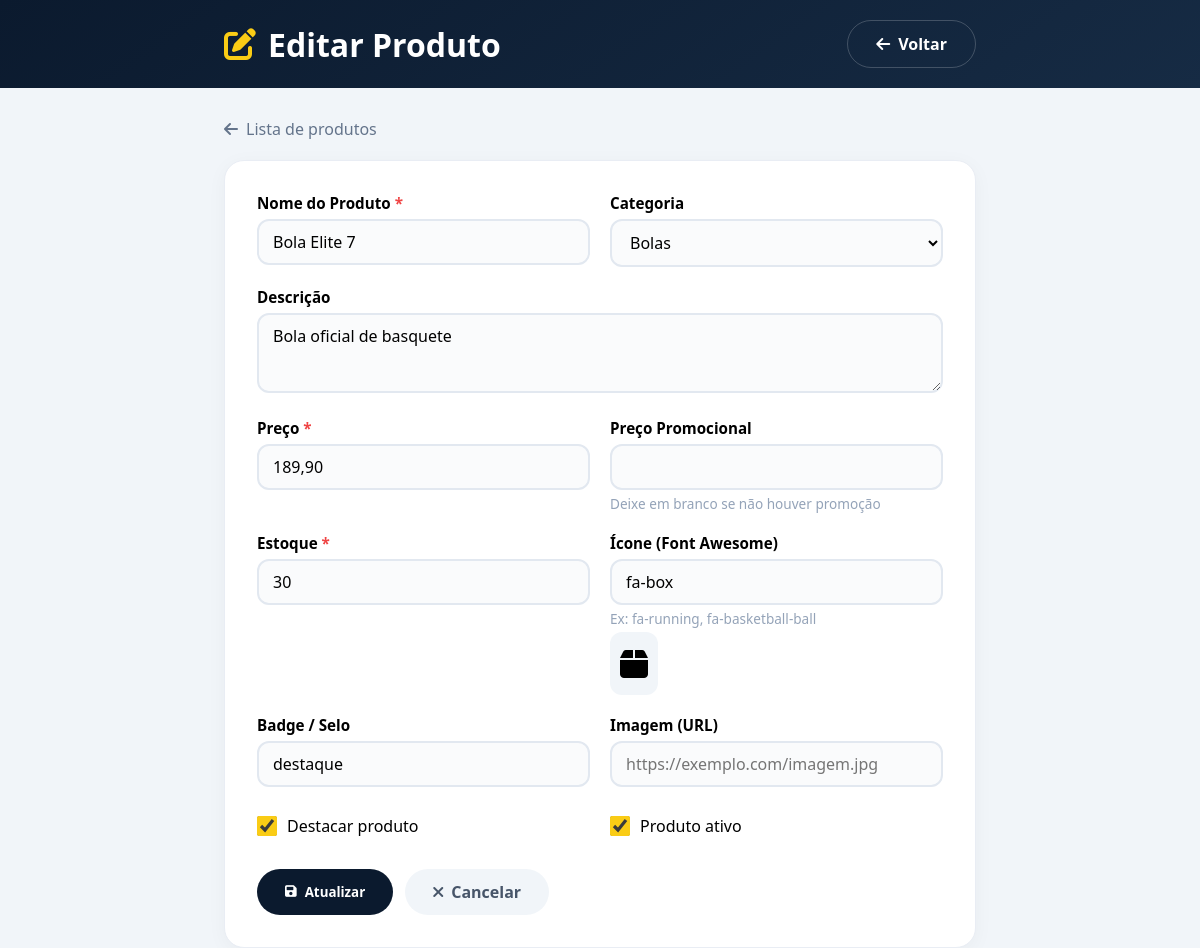
The page /admin/produto-editar.php?id=2 on the database its author committed.
### tables this page shows
CREATE TABLE `produtos` (
  `id` int(11) NOT NULL,
  `categoria_id` int(11) DEFAULT NULL,
  `nome` varchar(200) NOT NULL,
  `descricao` text DEFAULT NULL,
  `preco` decimal(10,2) NOT NULL,
  `preco_promocional` decimal(10,2) DEFAULT NULL,
  `estoque` int(11) DEFAULT 0,
  `imagem` varchar(255) DEFAULT NULL,
  `icone` varchar(50) DEFAULT NULL,
  `badge` varchar(50) DEFAULT NULL,
  `destaque` tinyint(1) DEFAULT 0,
  `ativo` tinyint(1) DEFAULT 1,
  `created_at` timestamp NOT NULL DEFAULT current_timestamp(),
  `updated_at` timestamp NOT NULL DEFAULT current_timestamp() ON UPDATE current_timestamp()
);

CREATE TABLE `categorias` (
  `id` int(11) NOT NULL,
  `nome` varchar(100) NOT NULL,
  `descricao` text DEFAULT NULL,
  `icone` varchar(50) DEFAULT NULL,
  `created_at` timestamp NOT NULL DEFAULT current_timestamp(),
  `updated_at` timestamp NOT NULL DEFAULT current_timestamp() ON UPDATE current_timestamp()
);

### config/database.php (called while the page is built, shortened)
<?php
class Database {
    private static $instance = null;
    private $connection;
    private $host = 'localhost';
    private $dbname = 'nicolas_esportes';
    private $username = 'root';
    private $password = '';
    private function __construct() {
        try {
            $this->connection = new PDO(
                "mysql:host={$this->host};dbname={$this->dbname};charset=utf8mb4",
                $this->username,
                $this->password,
                [
                    PDO::ATTR_ERRMODE => PDO::ERRMODE_EXCEPTION,
                    PDO::ATTR_DEFAULT_FETCH_MODE => PDO::FETCH_ASSOC,
                    PDO::ATTR_EMULATE_PREPARES => false
                ]
            );
        } catch (PDOException $e) {
            die("Erro de conexão: " . $e->getMessage());
        }
    }
    public static function getInstance() {
        if (self::$instance === null) {
            self::$instance = new self();
        }
        return self::$instance;
    }
    public function prepare($sql) {
        return $this->connection->prepare($sql);
    }
}

### models/Product.php (called while the page is built, shortened)
<?php
require_once __DIR__ . '/../config/database.php';
class Product {
    private $db;
    public function __construct() {
        $this->db = Database::getInstance();
    }
    public function findById($id) {
        $sql = "SELECT p.*, c.nome as categoria_nome
                FROM produtos p
                LEFT JOIN categorias c ON p.categoria_id = c.id
                WHERE p.id = :id";
        $stmt = $this->db->prepare($sql);
        $stmt->execute(['id' => $id]);
        return $stmt->fetch();
    }
    public function getCategorias() {
        $sql = "SELECT * FROM categorias ORDER BY nome";
        $stmt = $this->db->prepare($sql);
        $stmt->execute();
        return $stmt->fetchAll();
    }
}

### admin/produto-editar.php (the view, shortened to what this page needs)
<?php
require_once __DIR__ . '../models/Product.php';
$productModel = new Product();
$id = isset($_GET['id']) ? (int)$_GET['id'] : 0;
$product = $productModel->findById($id);
$categorias = $productModel->getCategorias();
?>
<!DOCTYPE html>
<html lang="pt-BR">
<head>
    <link rel="stylesheet" href="https://cdnjs.cloudflare.com/ajax/libs/font-awesome/6.0.0-beta3/css/all.min.css">
</head>
<body>
    <div class="header">
        <div class="container header-content">
            <h1><i class="fas fa-edit"></i> Editar Produto</h1>
            <a href="produtos.php" class="btn" style="background: transparent; color: white; border: 1px solid rgba(255,255,255,0.2);">
                <i class="fas fa-arrow-left"></i> Voltar
            </a>
        </div>
    </div>
    <div class="container">
        <a href="produtos.php" class="back-link"><i class="fas fa-arrow-left"></i> Lista de produtos</a>
        <div class="card">
            <form method="POST">
                <div class="form-row">
                    <div class="form-group">
                        <label>Nome do Produto <span class="required">*</span></label>
                        <input type="text" name="nome" required value="<?= htmlspecialchars($product['nome']) ?>">
                    </div>
                    <div class="form-group">
                        <label>Categoria</label>
                        <select name="categoria_id">
                            <?php foreach ($categorias as $cat): ?>
                                <option value="<?= $cat['id'] ?>" <?= $product['categoria_id'] == $cat['id'] ? 'selected' : '' ?>>
                                    <?= htmlspecialchars($cat['nome']) ?>
                                </option>
                            <?php endforeach; ?>
                        </select>
                    </div>
                </div>
                <div class="form-group">
                    <label>Descrição</label>
                    <textarea name="descricao" placeholder="Descreva o produto..."><?= htmlspecialchars($product['descricao']) ?></textarea>
                </div>
                <div class="form-row">
                    <div class="form-group">
                        <label>Preço <span class="required">*</span></label>
                        <input type="text" name="preco" required value="<?= number_format($product['preco'], 2, ',', '.') ?>">
                    </div>
                    <div class="form-group">
                        <label>Preço Promocional</label>
                        <input type="text" name="preco_promocional" value="<?= $product['preco_promocional'] ? number_format($product['preco_promocional'], 2, ',', '.') : '' ?>">
                        <div class="help-text">Deixe em branco se não houver promoção</div>
                    </div>
                </div>
                <div class="form-row">
                    <div class="form-group">
                        <label>Estoque <span class="required">*</span></label>
                        <input type="number" name="estoque" required value="<?= $product['estoque'] ?>">
                    </div>
                    <div class="form-group">
                        <label>Ícone (Font Awesome)</label>
                        <input type="text" name="icone" placeholder="fa-running" value="<?= htmlspecialchars($product['icone'] ?? 'fa-box') ?>">
                        <div class="help-text">Ex: fa-running, fa-basketball-ball</div>
                        <div class="preview-icon">
                            <i class="fas <?= htmlspecialchars($product['icone'] ?? 'fa-box') ?>"></i>
                        </div>
                    </div>
                </div>
                <div class="form-row">
                    <div class="form-group">
                        <label>Badge / Selo</label>
                        <input type="text" name="badge" placeholder="novo, oferta, destaque" value="<?= htmlspecialchars($product['badge'] ?? '') ?>">
                    </div>
                    <div class="form-group">
                        <label>Imagem (URL)</label>
                        <input type="text" name="imagem" placeholder="https://exemplo.com/imagem.jpg" value="<?= htmlspecialchars($product['imagem'] ?? '') ?>">
                    </div>
                </div>
                <div class="form-row">
                    <div class="checkbox-group">
                        <input type="checkbox" name="destaque" value="1" <?= $product['destaque'] ? 'checked' : '' ?>>
                        <label style="font-weight: 500;">Destacar produto</label>
                    </div>
                    <div class="checkbox-group">
                        <input type="checkbox" name="ativo" value="1" <?= $product['ativo'] ? 'checked' : '' ?>>
                        <label style="font-weight: 500;">Produto ativo</label>
                    </div>
                </div>
                <div class="btn-group">
                    <button type="submit" class="btn btn-primary"><i class="fas fa-save"></i> Atualizar</button>
                    <a href="produtos.php" class="btn btn-secondary"><i class="fas fa-times"></i> Cancelar</a>
                </div>
            </form>
        </div>
    </div>
</body>
</html>

### admin/produto-editar.php (style rules this page uses)
* { margin: 0; padding: 0; box-sizing: border-box; font-family: 'Segoe UI', sans-serif; }
body { background: #f1f5f9; }
.header { background: linear-gradient(145deg, #0b1a2e, #162b44); color: white; padding: 20px 0; margin-bottom: 30px; }
.container { max-width: 800px; margin: 0 auto; padding: 0 24px; }
.header-content { display: flex; justify-content: space-between; align-items: center; flex-wrap: wrap; gap: 16px; }
.header h1 { display: flex; align-items: center; gap: 12px; }
.header h1 i { color: #facc15; }
.card { background: white; border-radius: 20px; padding: 32px; box-shadow: 0 4px 20px rgba(0,0,0,0.04); border: 1px solid #e9edf4; }
.form-group { margin-bottom: 20px; }
.form-group label { display: block; font-weight: 600; margin-bottom: 6px; font-size: 0.95rem; }
.form-group .required { color: #ef4444; }
.form-group input, .form-group select, .form-group textarea { width: 100%; padding: 10px 14px; border: 2px solid #e2e8f0; border-radius: 12px; font-size: 1rem; transition: 0.2s; background: #fafbfc; }
.form-group textarea { min-height: 80px; resize: vertical; }
.form-row { display: grid; grid-template-columns: 1fr 1fr; gap: 20px; }
.checkbox-group { display: flex; align-items: center; gap: 10px; padding: 8px 0; }
.checkbox-group input[type="checkbox"] { width: 20px; height: 20px; accent-color: #facc15; }
.help-text { font-size: 0.85rem; color: #94a3b8; margin-top: 4px; }
.btn { padding: 12px 28px; border-radius: 40px; text-decoration: none; font-weight: 600; display: inline-flex; align-items: center; gap: 8px; border: none; cursor: pointer; transition: 0.2s; }
.btn-primary { background: #0b1a2e; color: white; }
.btn-secondary { background: #f1f5f9; color: #475569; }
.btn-group { display: flex; gap: 12px; margin-top: 24px; flex-wrap: wrap; }
.back-link { display: inline-flex; align-items: center; gap: 8px; color: #64748b; text-decoration: none; margin-bottom: 20px; }
.preview-icon { font-size: 2rem; padding: 10px; background: #f1f5f9; border-radius: 12px; display: inline-block; margin-top: 4px; }

### rows shown on the page
produtos: nome "Bola Elite 7", categoria_id "Bolas", descricao "Bola oficial de basquete", preco "189,90", estoque "30", icone "fa-box", badge "destaque", destaque "☑", ativo "☑"
